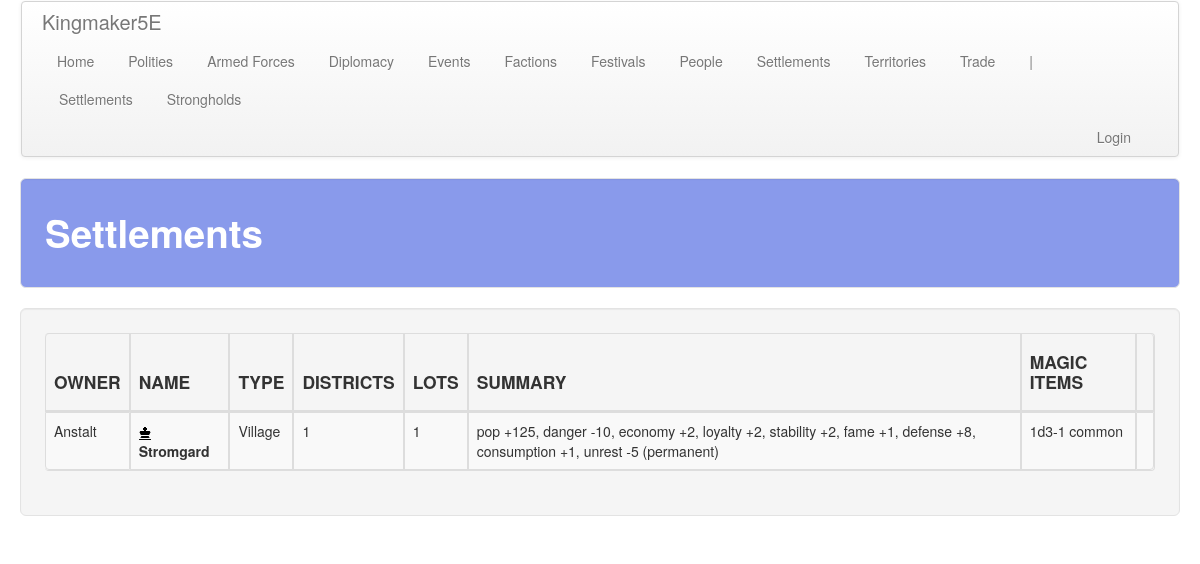
Page /settlements/ on the earlier database version.
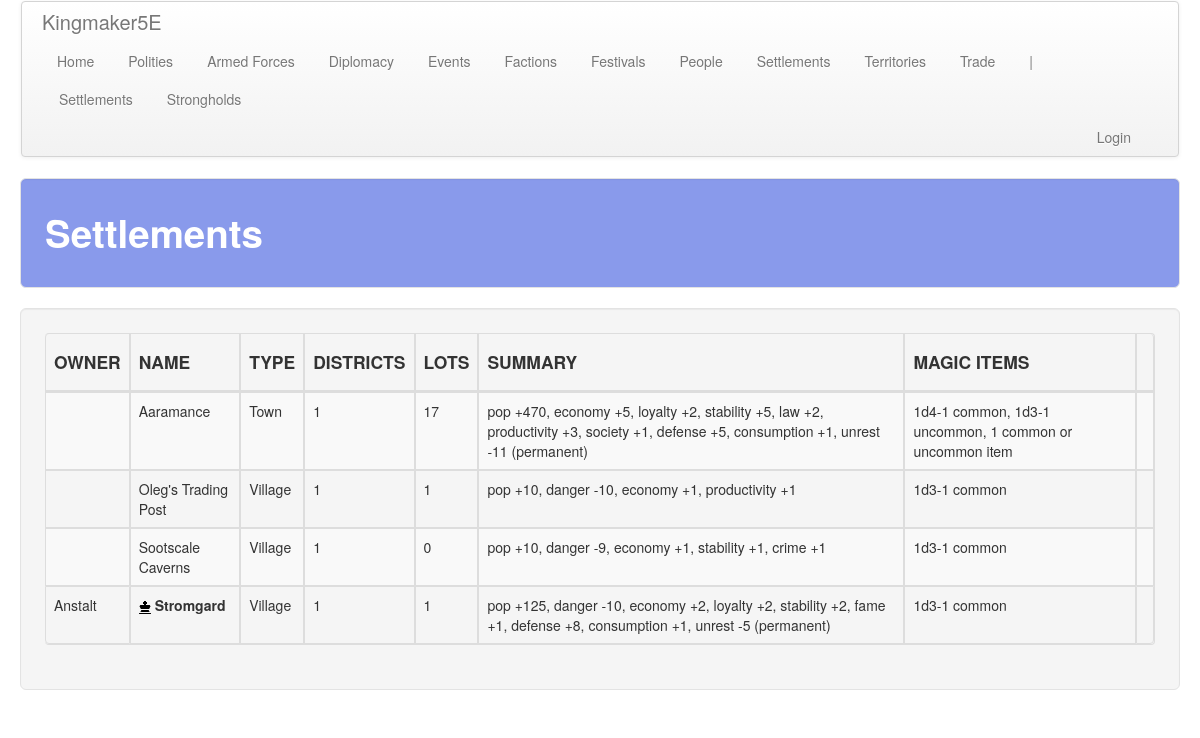
Same page on the later database version.
### settlements/models.py (models this page shows, shortened)
class Settlement(models.Model):
    territory = models.ForeignKey(
        'territory.Territory', on_delete=models.CASCADE,
        related_name='settlement', related_query_name='settlement'
    )
    name = models.CharField(max_length=default_max_length)
    districts = models.IntegerField(default=1)
    capital = models.BooleanField(default=False)

class Type(models.Model):
    name = models.CharField(max_length=default_max_length)
    max_lots = models.IntegerField(blank=True, null=True)
    con_bonus = models.FloatField()
    pop_mult = models.FloatField()
    dan_mod = models.IntegerField()
    att_mod = models.IntegerField()
    magic_items = models.CharField(max_length=default_max_length, blank=True, null=True)

### territory/models.py (models this page shows, shortened)
class Territory(models.Model):
    polity = models.ForeignKey(
        'polity.Polity', on_delete=models.CASCADE, default=1,
        related_name='territory', related_query_name='territory',
        null=True, blank=True,
    )
    map = models.ForeignKey(
        Map, on_delete=models.CASCADE, default=1,
        related_name='territory', related_query_name='territory'
    )
    hex = models.IntegerField()
    type = models.ForeignKey(
        Type, on_delete=models.CASCADE, default=1,
        related_name='territory', related_query_name='territory'
    )
    features = models.ManyToManyField(
        Feature, related_name='territory', related_query_name='territory',
        blank=True,
    )
    improvements = models.ManyToManyField(
        Improvement, related_name='territory', related_query_name='territory',
        blank=True,
    )
    notes = models.TextField(blank=True, null=True)
    img = models.TextField(blank=True, null=True)

### polity/models.py (models this page shows, shortened)
class Polity(models.Model):
    name = models.CharField(max_length=default_max_length)
    government = models.ForeignKey(
        Government, on_delete=models.CASCADE,
        related_name='polity', related_query_name='polity')
    alignment_lc = models.ForeignKey(
        AlignmentLC, on_delete=models.CASCADE,
        related_name='polity', related_query_name='polity')
    alignment_ge = models.ForeignKey(
        AlignmentGE, on_delete=models.CASCADE,
        related_name='polity', related_query_name='polity')
    treasury = models.IntegerField(default=0)
    unrest = models.IntegerField(default=0)
    fame = models.IntegerField(default=0)
    infamy = models.IntegerField(default=0)
    desc = models.TextField(default="", blank=True)
    tax_edict = models.ForeignKey(
        'core.TaxEdict', on_delete=models.CASCADE,
        related_name='polity', related_query_name='polity')
    promotion_edict = models.ForeignKey(
        'core.PromotionEdict', on_delete=models.CASCADE,
        related_name='polity', related_query_name='polity')
    holiday_edict = models.ForeignKey(
        'core.HolidayEdict', on_delete=models.CASCADE,
        related_name='polity', related_query_name='polity')
    recruitment_edict = models.ForeignKey(
        'core.RecruitmentEdict', on_delete=models.CASCADE,
        related_name='polity', related_query_name='polity')
    ruler_attribute_1 = models.ForeignKey(
        Attribute, on_delete=models.CASCADE, null=True, blank=True,
        related_name='polity_ruler_1', related_query_name='polity_ruler_1')
    ruler_attribute_2 = models.ForeignKey(
        Attribute, on_delete=models.CASCADE, null=True, blank=True,
        related_name='polity_ruler_2', related_query_name='polity_ruler_2')
    ruler_attribute_3 = models.ForeignKey(
        Attribute, on_delete=models.CASCADE, null=True, blank=True,
        related_name='polity_ruler_3', related_query_name='polity_ruler_3')
    spymaster_attribute = models.ForeignKey(
        Attribute, on_delete=models.CASCADE, null=True, blank=True,
        related_name='polity_spymaster', related_query_name='polity_spymaster')

### settlements/views.py (the view)
# urls.py: path('', views.settlements, name='settlements'),
def settlements(request):
    obj_plural_s = a_plural
    obj_plural = a_plural.replace(' ', '_')
    items = a_obj.objects.order_by('territory__polity__name', 'name')
    for settlement in items:
        get_settlement_details(settlement)
    return render(
        request, '%s/%s.html' % (app_name, obj_plural),
        {'title': obj_plural_s.title(), obj_plural: items}
    )

### common/settlements.py (called while the page is built, shortened)
def apply_deity_bonuses(building):
    if building.deity.name == "Great Church":
        if building.type.name.lower() == 'cathedral':
            building.loyalty += 4
            building.stability += 4
            building.unrest -= 4
            building.law += 2
        elif building.type.name.lower() == 'temple':
            building.loyalty += 2
            building.stability += 2
            building.unrest -= 2
        elif building.type.name.lower() == 'shrine':
            building.loyalty += 1
            building.unrest -= 1
    return {}

### common/utils.py (called while the page is built)
def get_signed_number(number):
    if number >= 0:
        s = '+%s' % number
    else:
        s = '-%s' % abs(number)
    return {'s': s}

### settlements/templates/settlements/settlements.html (shortened to what this page needs)
<!DOCTYPE html>
{% extends 'settlements/base.html' %}
{% load staticfiles %}
{% block table_header %}
    <th><h4>OWNER</h4></th>
    <th><h4>NAME</h4></th>
    <th><h4>TYPE</h4></th>
    <th><h4>DISTRICTS</h4></th>
    <th><h4>LOTS</h4></th>
    <th><h4>SUMMARY</h4></th>
    <th><h4>MAGIC ITEMS</h4></th>
    <th><h4></h4></th>
{% endblock %}
{% block table_body %}
    {% for settlement in settlements %}
        <tr class="clickable-object" style="cursor: pointer;" data-href="{% url 'settlements:buildings' settlement_id=settlement.pk %}">
            <td>{{ settlement.territory.polity.name }}</td>
            <td>
                {% if settlement.capital %}
                    <img src="{% static 'img/glyphicons-halflings-211-king.png' %}" alt="capital"/>
                    <b>{{ settlement.name }}</b>
                {% else %}
                    {{ settlement.name }}
                {% endif %}
            </td>
            <td>{{ settlement.type.name }}</td>
            <td>{{ settlement.districts }}</td>
            <td>{{ settlement.lots }}</td>
            <td>{{ settlement.att_summary }}</td>
            <td>{{ settlement.magic_items_string }}</td>
            <td>
            </td>
        </tr>
    {% endfor %}
{% endblock %}

### settlements/templates/settlements/base.html
<!DOCTYPE html>
{% extends 'table.html' %}
{% block subnav_items %}
    <li class="disabled"><a href="#">|</a></li>
    <li role="presentation"><a href="{% url 'settlements:settlements' %}">Settlements</a></li>
    <li role="presentation"><a href="{% url 'settlements:strongholds' %}">Strongholds</a></li>
{% endblock %}

### templates/table.html (shortened to what this page needs)
<!DOCTYPE html>
{% extends 'base.html' %}
{% block content %}
    <div class="well well-large">
        <table class="table table-striped table-hover table-bordered table-responsive">
            <thead>
            <tr>
                {% block table_header %}
                {% endblock %}
            </tr>
            </thead>
            <tbody>
                {% block table_body %}
                {% endblock %}
            </tbody>
        </table>
    </div>
{% endblock %}

### templates/base.html (shortened to what this page needs)
<!DOCTYPE html>
{% load staticfiles %}
<html lang="en">
<head>
    <link rel="stylesheet" href="//maxcdn.bootstrapcdn.com/bootstrap/3.2.0/css/bootstrap.css">
    <link href="{% static 'css/bootstrap.min.css' %}" rel="stylesheet" media="screen">
    <link href="{% static 'css/bootstrap-responsive.min.css' %}" rel="stylesheet" media="screen">
    <link rel="stylesheet" href="{% static 'css/custom.css' %}">
    <link rel="stylesheet" href="{% static 'css/hexagons.css' %}">
</head>
<body>
    <div class="container-fluid">
        <div class="navbar">
            <div class="navbar-inner">
                <a class="brand" href="{% url 'polity:polity_details' pk=1 %}">Kingmaker5E</a>
                <ul class="nav nav-pills">
                    <li role="presentation"><a href="{% url 'core:home' %}">Home</a></li>
                    <li role="presentation"><a href="{% url 'polity:polities' %}">Polities</a></li>
                    <li role="presentation">
                        <a href="{% url 'armed_forces:armed_forces' %}">
                            Armed Forces
                        </a>
                    </li>
                    <li role="presentation">
                        <a href="{% url 'diplomacy:diplomatic_relations' %}">
                            Diplomacy
                        </a>
                    </li>
                    <li role="presentation"><a href="{% url 'events:events' %}">Events</a></li>
                    <li role="presentation"><a href="{% url 'factions:factions' %}">Factions</a></li>
                    <li role="presentation"><a href="{% url 'festivals:festivals' %}">Festivals</a></li>
                    <li role="presentation"><a href="{% url 'people:people' %}">People</a></li>
                    <li role="presentation">
                        <a href="{% url 'settlements:settlements' %}">
                        Settlements
                        </a>
                    </li>
                    <li role="presentation">
                        <a href="{% url 'territory:territories' %}">
                            Territories
                        </a>
                    </li>
                    <li role="presentation"><a href="{% url 'trade:trade_routes' %}">Trade</a></li>
                    {% block subnav_items %}{% endblock %}
                </ul>
                <ul class="nav nav-pills navbar-right">
                    <li role="presentation">
                        {% if user.is_authenticated %}
                            <a href="{% url 'logout' %}">Logout</a>
                        {% else %}
                            <a href="{% url 'login' %}">Login</a>
                        {% endif %}
                    </li>
                </ul>
            </div>
        </div>
        <div class="well well-large" style="background-color: #899AEB;">
            <h1 style="color: #ffffff;">{{ title }}</h1>
        </div>
        {% block content %}
        {% endblock %}
    </div>
</body>
</html>

### static/css/hexagons.css (style rules this page uses)
* { margin: 0; padding: 0; }

Differences in the rows shown:
added Settlement: name "Aaramance", type.name "Town", districts "1", lots "17", att_summary "pop +470, economy +5, loyalty +2, stability +5, law +2, productivity +3, society +1, defense +5, consumption +1, unrest -11 (permanent)", magic_items_string "1d4-1 common, 1d3-1 uncommon, 1 common or uncommon item"
added Settlement: name "Oleg's Trading Post", type.name "Village", districts "1", lots "1", att_summary "pop +10, danger -10, economy +1, productivity +1", magic_items_string "1d3-1 common"
added Settlement: name "Sootscale Caverns", type.name "Village", districts "1", lots "0", att_summary "pop +10, danger -9, economy +1, stability +1, crime +1", magic_items_string "1d3-1 common"
